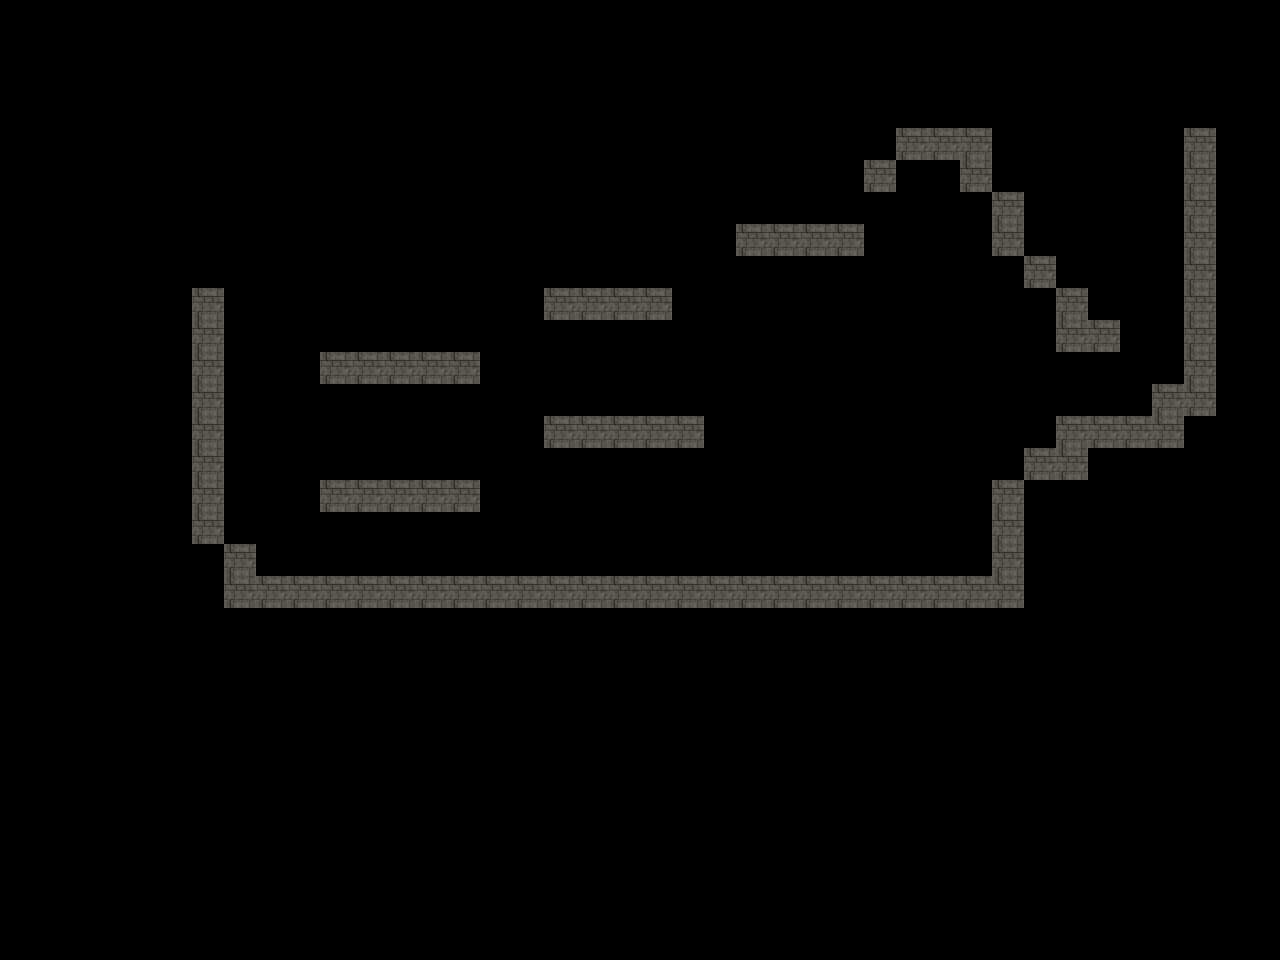

The image is a tile-based game level rendered from a .tmx file. Its description and source (layers, tilesets, objects; grid data summarised) follow:
An orthogonal 40x30 tile map with 32x32 px tiles, 1 tile layer (BlocsStatiques), 2 tilesets and 18 objects (4x ramassable, 4x Plateforme_Point, 3x personnage, 3x objet, 2x Plateforme_Base, ...).

<map version="1.0" orientation="orthogonal" width="40" height="30" tilewidth="32" tileheight="32">
 <tileset firstgid="1" name="tiles" tilewidth="32" tileheight="32">
  <image source="tile.png" width="128" height="64" />
 </tileset>
 <tileset firstgid="9" name="wall" tilewidth="32" tileheight="32">
  <image source="wall.jpg" width="32" height="32" />
 </tileset>
 <layer name="BlocsStatiques" width="40" height="30">
  <data>[1200 cells, 87 non-empty, 1 distinct tile ids]</data>
 </layer>
 <objectgroup name="Switch" width="40" height="30">
  <object name="Switch1" type="Switch" x="450" y="445" width="32" height="32">
   <properties>
    <property name="Image_Off" value="res/switch_off.png" />
    <property name="Image_On" value="res/switch_on.png" />
    <property name="restoreLevel" value="1" />
   </properties>
  </object>
 </objectgroup>
 <objectgroup name="Personnages" width="40" height="30">
  <object name="potionVie" type="ramassable" x="544" y="384" width="32" height="32">
   <properties>
    <property name="restoreLevel" value="1" />
   </properties>
  </object>
  <object name="chauveSouris" type="personnage" x="576" y="256" width="32" height="32">
   <properties>
    <property name="restoreLevel" value="1" />
   </properties>
  </object>
  <object name="serpent" type="personnage" x="386" y="320" width="32" height="32">
   <properties>
    <property name="restoreLevel" value="1" />
   </properties>
  </object>
  <object name="poutre" type="objet" x="857" y="124" width="32" height="32">
   <properties>
    <property name="restoreLevel" value="1" />
   </properties>
  </object>
  <object name="caisse" type="objet" x="640" y="384" width="32" height="32">
   <properties>
    <property name="restoreLevel" value="1" />
   </properties>
  </object>
  <object name="baril" type="objet" x="1152" y="352" width="32" height="32">
   <properties>
    <property name="restoreLevel" value="1" />
   </properties>
  </object>
  <object name="potionMana" type="ramassable" x="384" y="544" width="32" height="32">
   <properties>
    <property name="restoreLevel" value="1" />
   </properties>
  </object>
  <object name="potionSaut" type="ramassable" x="736" y="192" width="32" height="32">
   <properties>
    <property name="restoreLevel" value="1" />
   </properties>
  </object>
  <object name="potionVitesse" type="ramassable" x="960" y="96" width="32" height="32">
   <properties>
    <property name="restoreLevel" value="1" />
   </properties>
  </object>
  <object name="robot" type="personnage" x="271" y="536" width="32" height="32">
   <properties>
    <property name="restoreLevel" value="1" />
   </properties>
  </object>
  <object name="Plateforme1" type="Plateforme_Base" x="546" y="509" width="32" height="32">
   <properties>
    <property name="Image" value="res/caisse2.png" />
    <property name="Receiver" value="true" />
    <property name="Reverse" value="true" />
    <property name="Sender" value="Switch1" />
    <property name="Signal" value="false" />
    <property name="restoreLevel" value="1" />
   </properties>
  </object>
  <object name="Plateforme1" type="Plateforme_Point" x="738" y="477" width="32" height="32">
   <properties>
    <property name="restoreLevel" value="1" />
   </properties>
  </object>
  <object name="Plateforme1" type="Plateforme_Point" x="802" y="381" width="32" height="32">
   <properties>
    <property name="restoreLevel" value="1" />
   </properties>
  </object>
  <object name="Plateforme1" type="Plateforme_Point" x="930" y="349" width="32" height="32">
   <properties>
    <property name="restoreLevel" value="1" />
   </properties>
  </object>
  <object name="Plateforme2" type="Plateforme_Base" x="866" y="285" width="32" height="32">
   <properties>
    <property name="Image" value="res/caisse2.png" />
    <property name="Receiver" value="true" />
    <property name="Reverse" value="true" />
    <property name="Sender" value="Switch1" />
    <property name="Signal" value="true" />
    <property name="restoreLevel" value="1" />
   </properties>
  </object>
  <object name="Plateforme2" type="Plateforme_Point" x="866" y="445" width="32" height="32">
   <properties>
    <property name="restoreLevel" value="1" />
   </properties>
  </object>
  <object name="Plateforme1" type="Kamikaze" x="834" y="541" width="32" height="32">
   <properties>
    <property name="restoreLevel" value="1" />
   </properties>
  </object>
 </objectgroup>
</map>